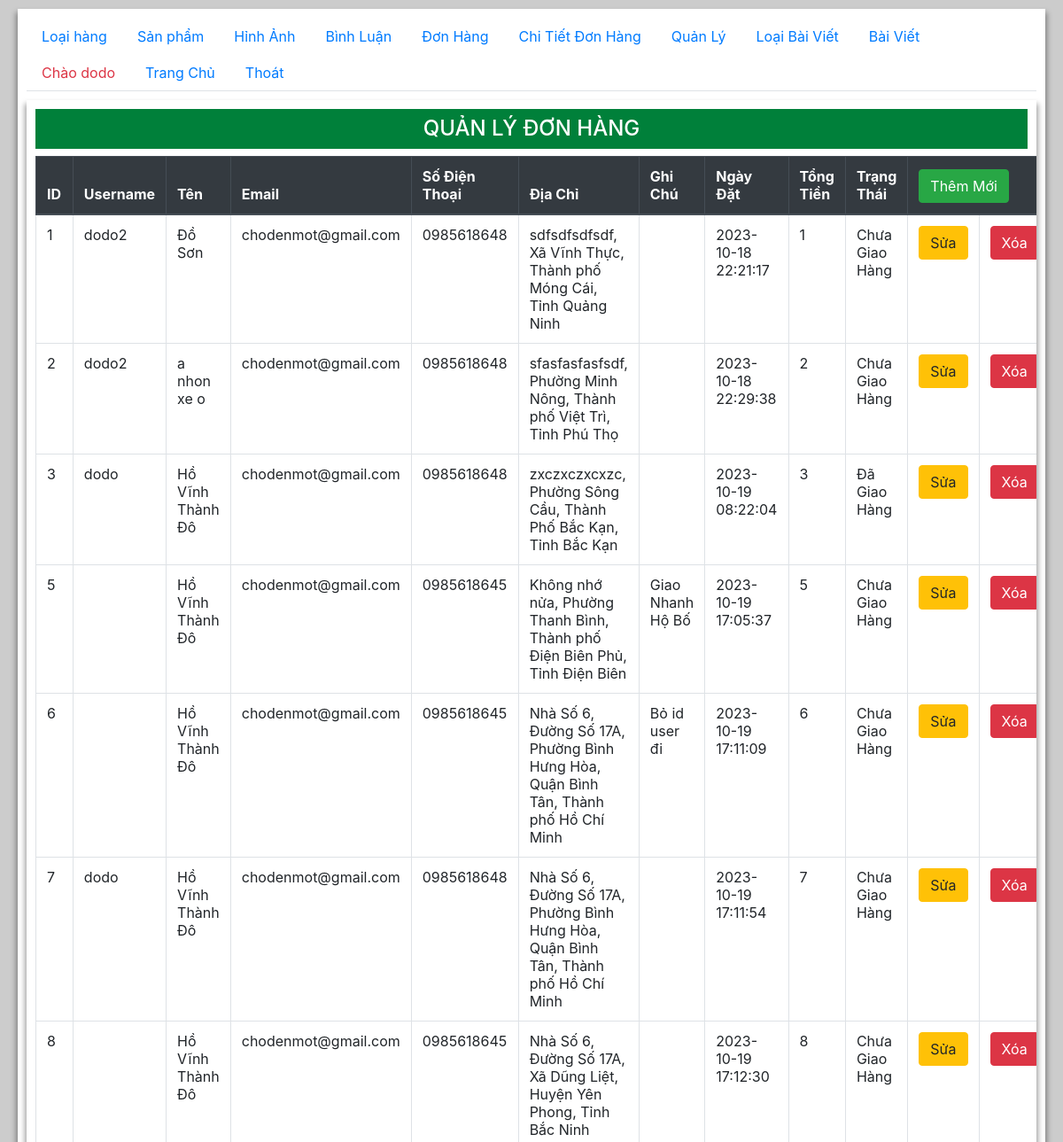
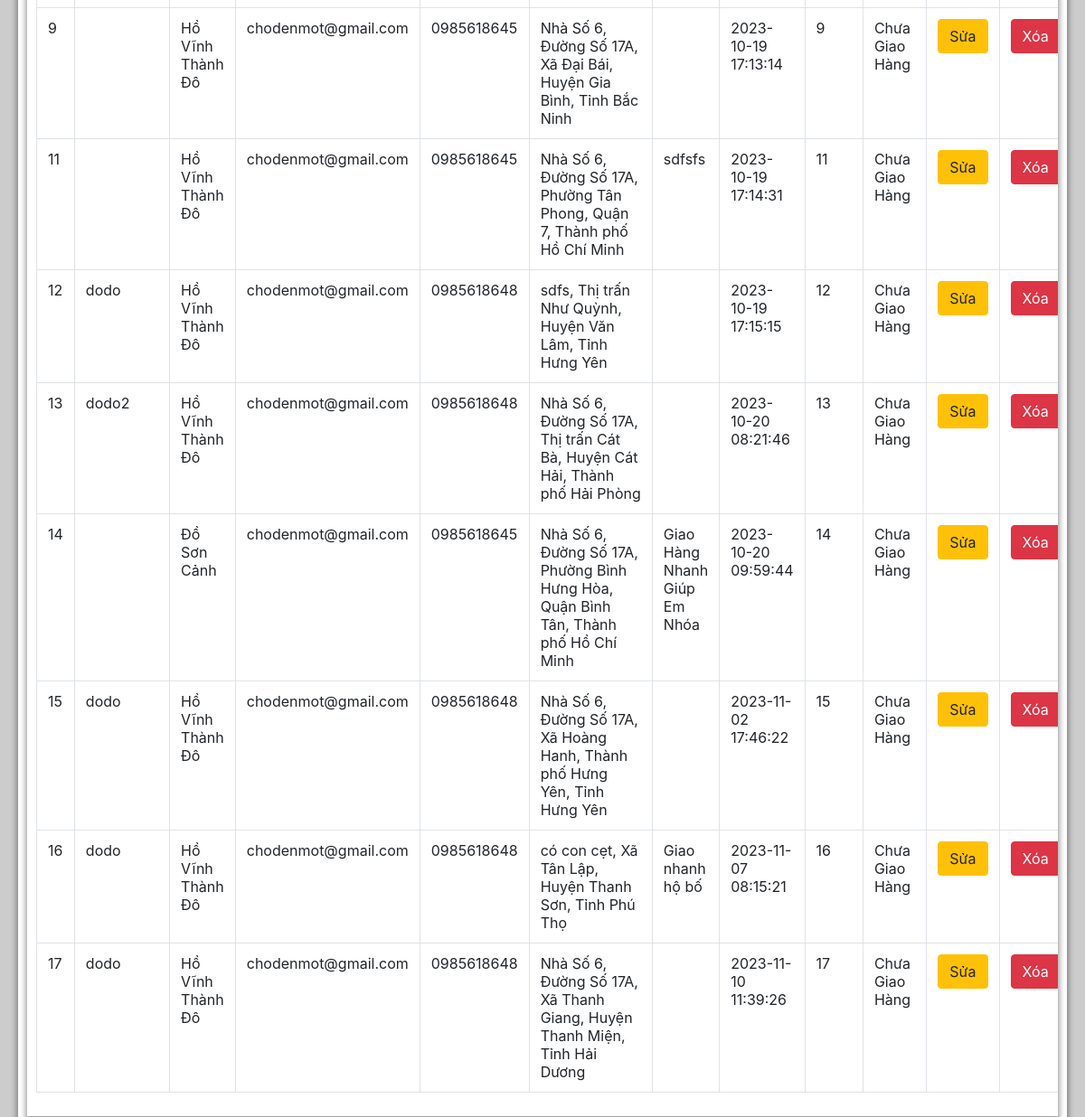
The app's page /admin/admin.php?page=orders (signed in), older data (2 pictures, top to bottom).
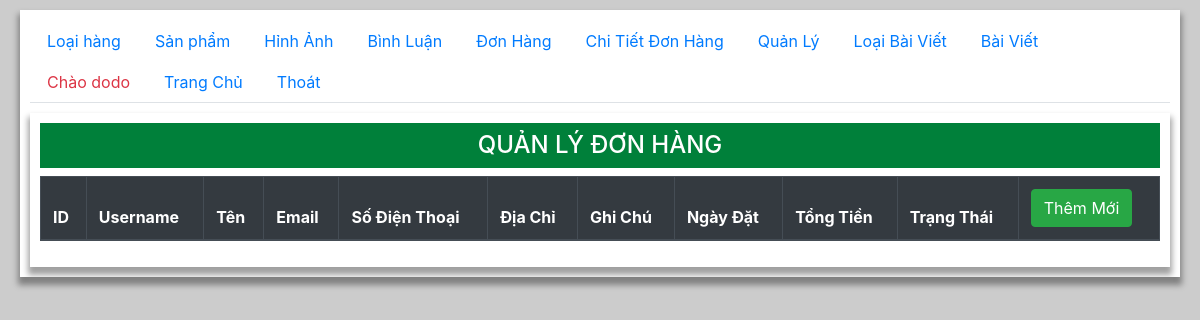
The same page, newer data.
### tables this page shows
CREATE TABLE `orders` (
  `id` int(11) NOT NULL,
  `id_user` varchar(20) NOT NULL,
  `name` varchar(50) NOT NULL,
  `email` varchar(255) NOT NULL,
  `phone` varchar(15) NOT NULL,
  `address` varchar(255) NOT NULL,
  `note` varchar(100) NOT NULL,
  `total_money` int(11) NOT NULL,
  `order_date` datetime NOT NULL,
  `status` int(1) NOT NULL COMMENT '0 là chưa giao 1 là đã giao'
);

### admin/orders.php (the view, shortened to what this page needs)
<div class="container">
    <h2 class="py-2 text-center h4 ">QUẢN LÝ ĐƠN HÀNG</h2>
    <table class="table table-hover table-bordered">
    <thead  class="thead-dark" >
        <tr>
            <th>ID</th>
            <th>Username</th>
            <th>Tên</th>
            <th>Email</th>
            <th>Số Điện Thoại</th>
            <th>Địa Chỉ</th>
            <th>Ghi Chú</th>
            <th>Ngày Đặt</th>
            <th>Tổng Tiền</th>
            <th>Trạng Thái</th>
            <th colspan="2"><a class="btn btn-success" href="./orders-add.php">Thêm Mới</a></th>
        </tr>
    </thead>
    <tbody>
    <?php
        require '../model/conn.php';
        $stmt = $conn ->prepare("SELECT * FROM orders
        join (SELECT id_order, sum(total_money) as total_money from order_details GROUP BY id_order) as order_details
        where orders.id = order_details.id_order ORDER BY orders.id");
        $stmt -> execute();
        while($order = $stmt->fetch()){
            if ($order[8] == 1) {
                $order[8] = "Chưa Giao Hàng";
            }else if ($order[8] == 2) {
                $order[8] = "Đã Giao Hàng";
            }
            echo "<tr>
                <td>$order[0]</td>
                <td>$order[1]</td>
                <td>$order[2]</td>
                <td>$order[3]</td>
                <td>$order[4]</td>
                <td>$order[5]</td>
                <td>$order[6]</td>
                <td>$order[7]</td>
                <td>".number_format($order[10], 0, "," , ".")."</td>
                <td>$order[8]</td>
                <td style='width:60px'><a href='./orders-add.php?id=$order[0]'><button class='btn btn-warning'>Sửa</button></a></td>
                <td style='width:60px'><button class='btn btn-danger' onclick='deleteCT($order[0])'>Xóa</button></td>
            </tr>";
        }
    ?>
    </tbody>
</table>
</div>

Row changes from the older to the newer data that the page shows:
no longer on this page (row edited): orders: id "1", id_user "dodo2", name "Đồ Sơn", email "chodenmot@gmail.com", phone "0985618648", address "sdfsdfsdfsdf, Xã Vĩnh Thực, Thành phố Móng Cái, Tỉnh Quảng Ninh", order_date "2023-10-18 22:21:17", order "1", order "Chưa Giao Hàng"
no longer on this page (row edited): orders: id "2", id_user "dodo2", name "a nhon xe o", email "chodenmot@gmail.com", phone "0985618648", address "sfasfasfasfsdf, Phường Minh Nông, Thành phố Việt Trì, Tỉnh Phú Thọ", order_date "2023-10-18 22:29:38", order "2", order "Chưa Giao Hàng"
removed orders: id "3", id_user "dodo", name "Hồ Vĩnh Thành Đô", email "chodenmot@gmail.com", phone "0985618648", address "zxczxczxcxzc, Phường Sông Cầu, Thành Phố Bắc Kạn, Tỉnh Bắc Kạn", order_date "2023-10-19 08:22:04", order "3", order "Đã Giao Hàng"
removed orders: id "5", name "Hồ Vĩnh Thành Đô", email "chodenmot@gmail.com", phone "0985618645", address "Không nhớ nửa, Phường Thanh Bình, Thành phố Điện Biên Phủ, Tỉnh Điện Biên", note "Giao Nhanh Hộ Bố", order_date "2023-10-19 17:05:37", order "5", order "Chưa Giao Hàng"
removed orders: id "6", name "Hồ Vĩnh Thành Đô", email "chodenmot@gmail.com", phone "0985618645", address "Nhà Số 6, Đường Số 17A, Phường Bình Hưng Hòa, Quận Bình Tân, Thành phố Hồ Chí Minh", note "Bỏ id user đi", order_date "2023-10-19 17:11:09", order "6", order "Chưa Giao Hàng"
removed orders: id "7", id_user "dodo", name "Hồ Vĩnh Thành Đô", email "chodenmot@gmail.com", phone "0985618648", address "Nhà Số 6, Đường Số 17A, Phường Bình Hưng Hòa, Quận Bình Tân, Thành phố Hồ Chí Minh", order_date "2023-10-19 17:11:54", order "7", order "Chưa Giao Hàng"
removed orders: id "8", name "Hồ Vĩnh Thành Đô", email "chodenmot@gmail.com", phone "0985618645", address "Nhà Số 6, Đường Số 17A, Xã Dũng Liệt, Huyện Yên Phong, Tỉnh Bắc Ninh", order_date "2023-10-19 17:12:30", order "8", order "Chưa Giao Hàng"
removed orders: id "9", name "Hồ Vĩnh Thành Đô", email "chodenmot@gmail.com", phone "0985618645", address "Nhà Số 6, Đường Số 17A, Xã Đại Bái, Huyện Gia Bình, Tỉnh Bắc Ninh", order_date "2023-10-19 17:13:14", order "9", order "Chưa Giao Hàng"
removed orders: id "11", name "Hồ Vĩnh Thành Đô", email "chodenmot@gmail.com", phone "0985618645", address "Nhà Số 6, Đường Số 17A, Phường Tân Phong, Quận 7, Thành phố Hồ Chí Minh", note "sdfsfs", order_date "2023-10-19 17:14:31", order "11", order "Chưa Giao Hàng"
removed orders: id "12", id_user "dodo", name "Hồ Vĩnh Thành Đô", email "chodenmot@gmail.com", phone "0985618648", address "sdfs, Thị trấn Như Quỳnh, Huyện Văn Lâm, Tỉnh Hưng Yên", order_date "2023-10-19 17:15:15", order "12", order "Chưa Giao Hàng"
removed orders: id "13", id_user "dodo2", name "Hồ Vĩnh Thành Đô", email "chodenmot@gmail.com", phone "0985618648", address "Nhà Số 6, Đường Số 17A, Thị trấn Cát Bà, Huyện Cát Hải, Thành phố Hải Phòng", order_date "2023-10-20 08:21:46", order "13", order "Chưa Giao Hàng"
removed orders: id "14", name "Đồ Sơn Cảnh", email "chodenmot@gmail.com", phone "0985618645", address "Nhà Số 6, Đường Số 17A, Phường Bình Hưng Hòa, Quận Bình Tân, Thành phố Hồ Chí Minh", note "Giao Hàng Nhanh Giúp Em Nhóa", order_date "2023-10-20 09:59:44", order "14", order "Chưa Giao Hàng"
removed orders: id "15", id_user "dodo", name "Hồ Vĩnh Thành Đô", email "chodenmot@gmail.com", phone "0985618648", address "Nhà Số 6, Đường Số 17A, Xã Hoàng Hanh, Thành phố Hưng Yên, Tỉnh Hưng Yên", order_date "2023-11-02 17:46:22", order "15", order "Chưa Giao Hàng"
removed orders: id "16", id_user "dodo", name "Hồ Vĩnh Thành Đô", email "chodenmot@gmail.com", phone "0985618648", address "có con cẹt, Xã Tân Lập, Huyện Thanh Sơn, Tỉnh Phú Thọ", note "Giao nhanh hộ bố", order_date "2023-11-07 08:15:21", order "16", order "Chưa Giao Hàng"
removed orders: id "17", id_user "dodo", name "Hồ Vĩnh Thành Đô", email "chodenmot@gmail.com", phone "0985618648", address "Nhà Số 6, Đường Số 17A, Xã Thanh Giang, Huyện Thanh Miện, Tỉnh Hải Dương", order_date "2023-11-10 11:39:26", order "17", order "Chưa Giao Hàng"
